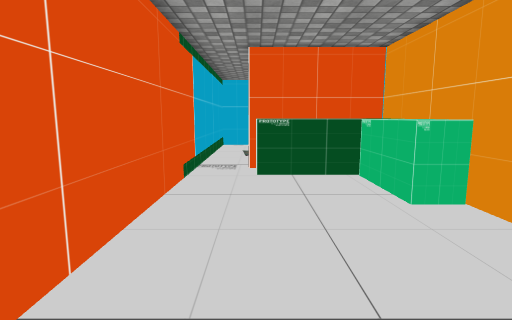
[1] (above)

16 first-person views from a walk through a 3-D level made in the Unity game engine. The camera is 1.2 m above the floor, tilts 8° down and sees 80° across. Doors are open. The floor is counted in squares, 0.63 m on a side. Each view is taken from the middle of a square. On the plan, view 1 faces up. The plan holds only what a view shows up to about 17 squares ahead; the rest is blank. The place goes on beyond the plan. The player character is not drawn. Some surface patterns are stand-ins.

[2]
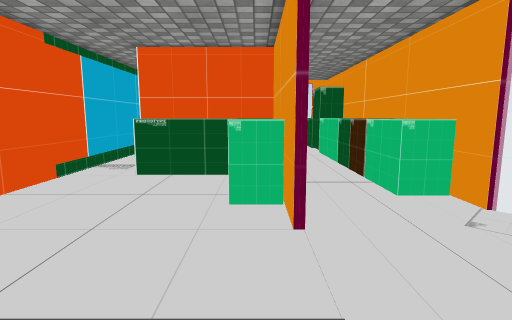

[3]
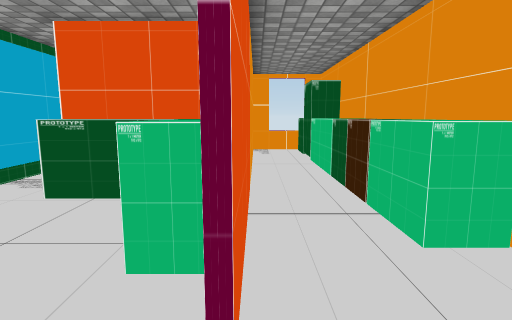

[4]
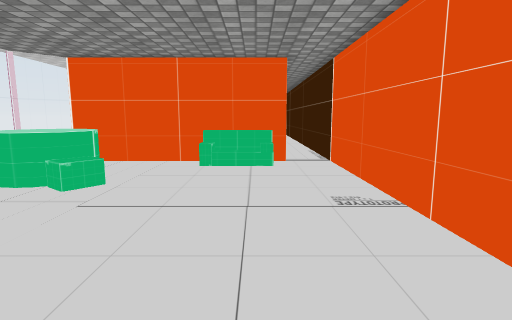

[5]
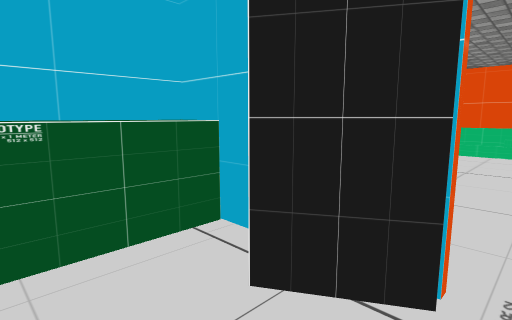

[6]
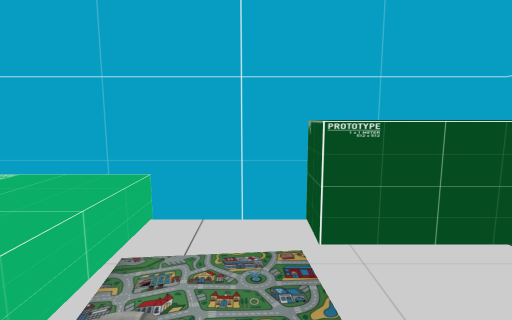

[7]
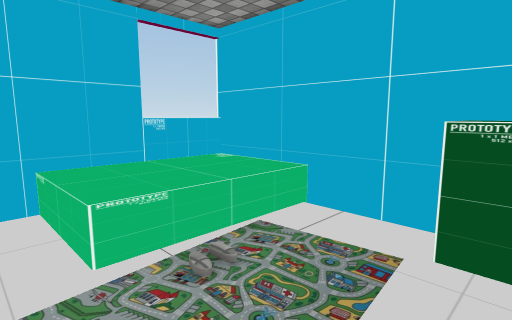

[8]
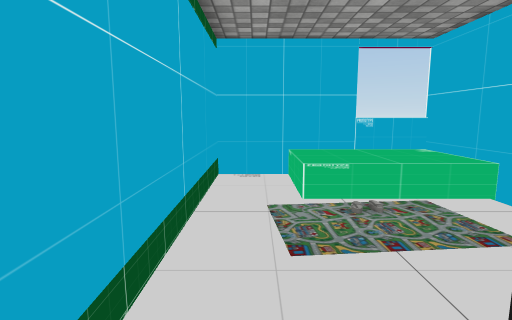

[9]
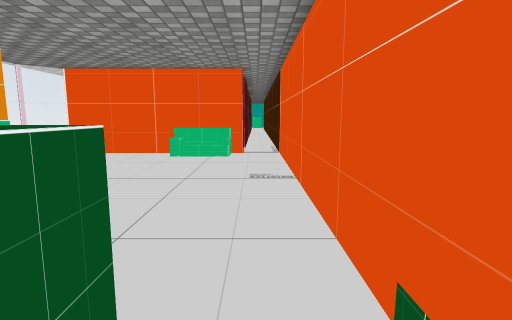

[10]
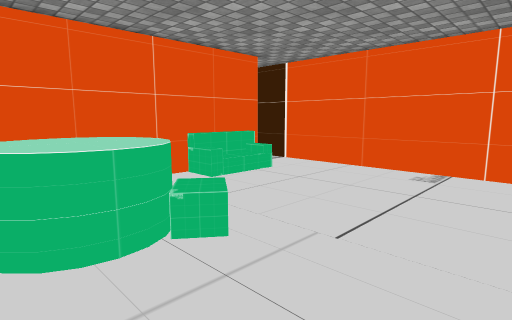

[11]
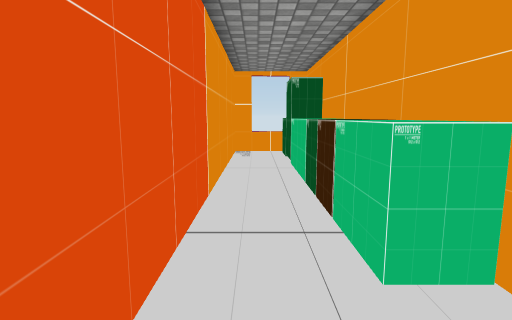

[12]
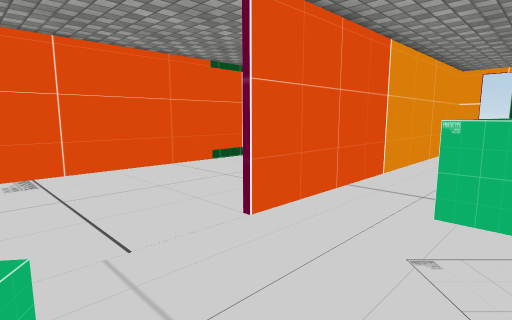

[13]
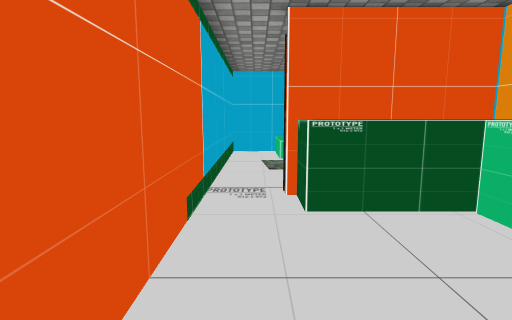

[14]
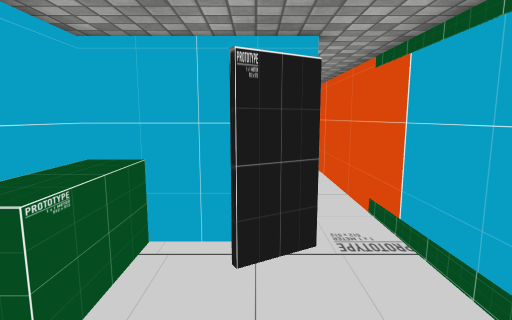

[15]
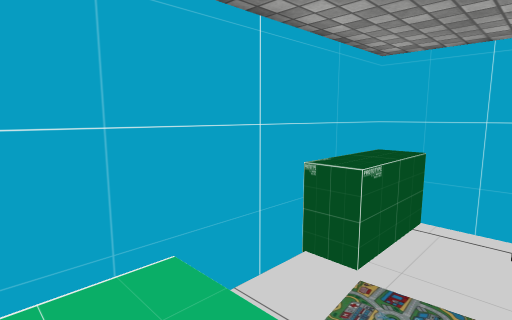

[16]
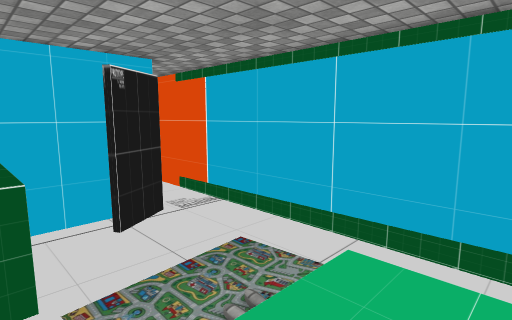

### Floor plan
Key: @ floor where view 1 was taken; # wall or solid block; . main floor; : floor 0.5 m higher than the main floor; / step, stairs or slope; D open door; = window, fence, low wall or low ledge; ^ raised ledge; O other object.
Columns run from 2 left of view 1 to 9 right of it. Each row starts with its distance up from view 1.
 21 #####==###
 20 #./::::#.OO
 19 #./::::#.OO
 18 #./////#.OO
 17 #......#.OO#
 16 #......#.OO#
 15 #....OO#.O #
 14 #....OO#.OO#
 13 #....OO#.OO#
 12 #.## OO#.OO#
 11 #.^^^^^#.OO#
 10 #.^^^OO#.OO#
  9 #....O #.OO#
  8 #....OO#.OO#
  7 #....OO#..O#
  6 #......#...=
  5 #......#....
  4 #...........
  3 #..........
  2 #...........
  1 #.......OO..
  0 #.@.....=  O
 -1 #.......=  O
 -2 #....... =
 -3 #..OOO....
 -4 DD#########=

Positions as (right, up) in squares from view 1, and headings:
1: (0, 0), facing up
2: (4, 0), facing up
3: (5, 3), facing up
4: (1, 9), facing down
5: (-1, 15), facing down-right
6: (-1, 16), facing right
7: (-1, 14), facing up-right
8: (-1, 11), facing up
9: (-1, 12), facing down
10: (9, 5), facing down-left
11: (6, 4), facing up
12: (9, 1), facing up-left
13: (-1, 4), facing up
14: (1, 18), facing down
15: (1, 20), facing down-right
16: (4, 20), facing down-left
